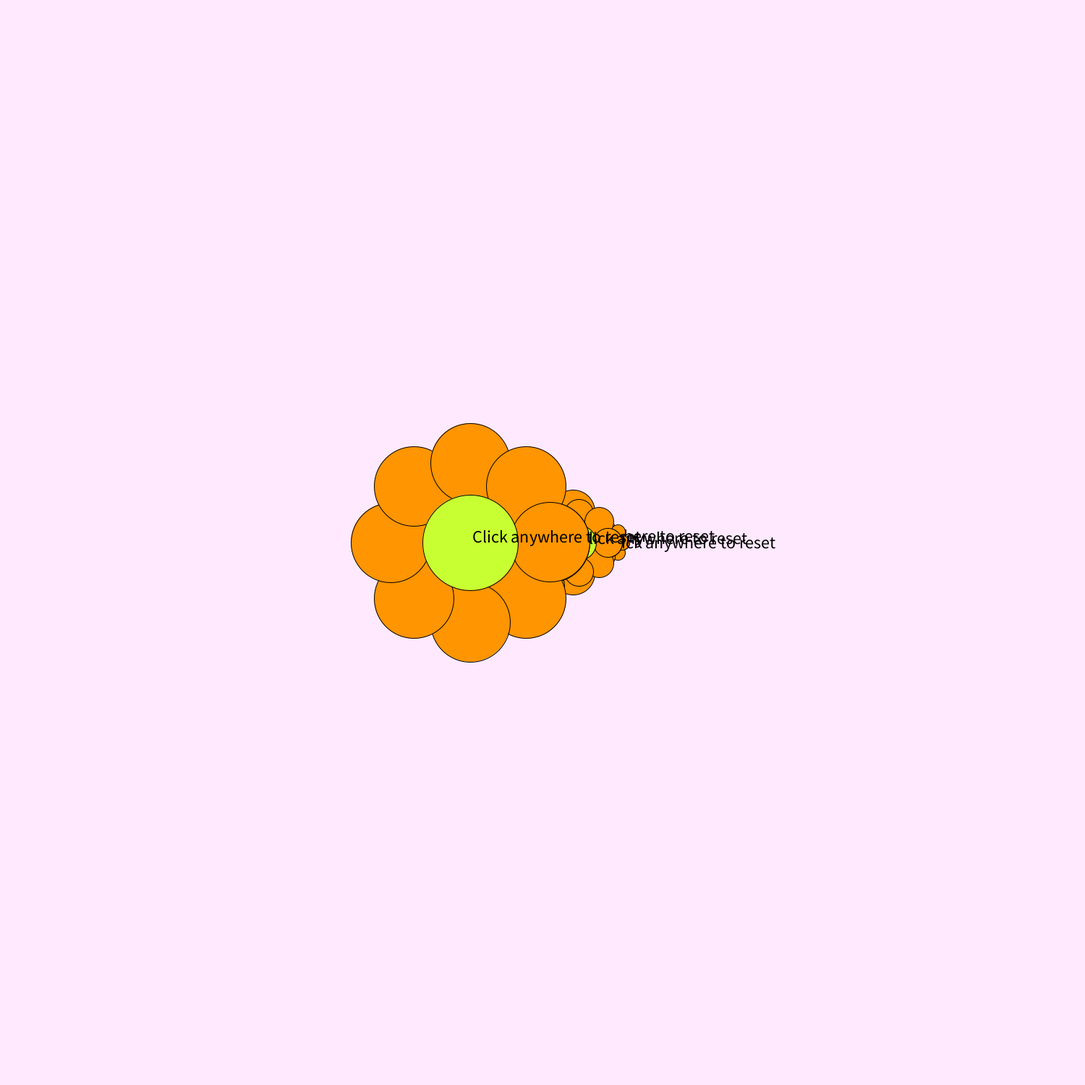
Frame 1 (no input)
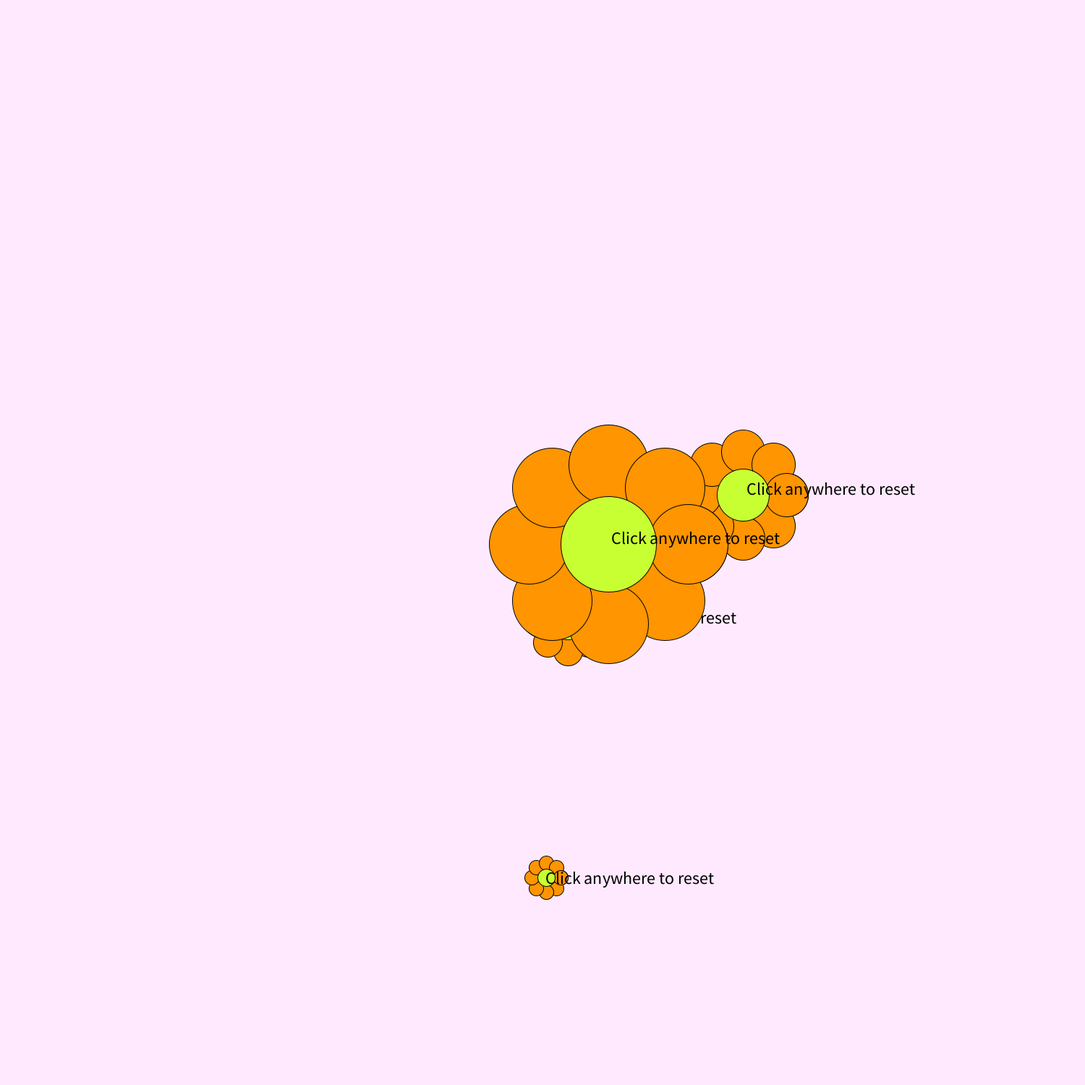
Frame 60 (the mouse pressed at the canvas centre just before this capture)
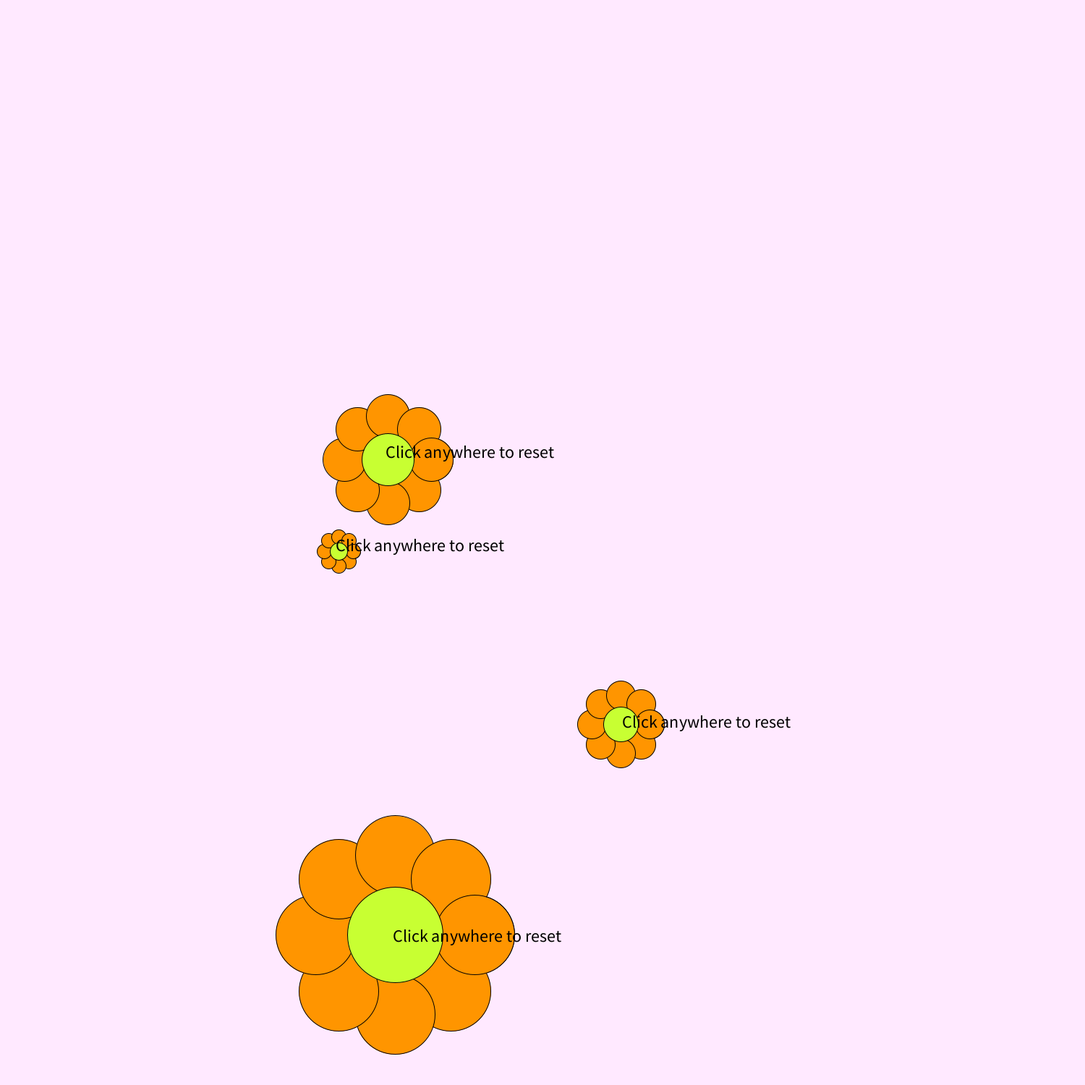
Frame 120 (the mouse held since frame 60 and released just before this capture)

The Processing sketch that drew these frames (run headless with seeded random() and noise(); from frame 60 on, the mouse is pressed at the canvas centre):

// Processing sketch: flowerObject
// ── flowerObject.pde
Flower myFlower0;    // Den første flower class
Flower myFlower1;    // Den anden flower class
Flower myFlower2;    // Den tredje flower class
Flower myFlower3;    // Den fjerde flower class

void setup() {
  size(1500, 1500);    // Canvas size

  // Integer variabler
  int r0 = 60;
  int r1 = 20;
  int r2 = 40;
  int r3 = 110;
  int petals = 8;
  int pc = #FF9500;

  // Float variabler
  float x = width/2;
  float y = height/2;

  // Fremkaldning af myFlower1- 2 og 3. Hvorved der gives nye variabler
  myFlower0 = new Flower(r0, petals, x, y, pc);
  myFlower1 = new Flower(r1, petals, x+random(-100, 100), y, pc);
  myFlower2 = new Flower(r2, petals, x + 50, y, pc);
  myFlower3 = new Flower(r3, petals, x - 100, y, pc);
}

void draw() {
  background(#FFE9FF);    // Canvas farve

  // Sammensætning af classes med myFlower1
  myFlower0.display();
  myFlower0.move();
  myFlower0.boundaries();
  myFlower0.ColorChange();
  myFlower0.guide();

  // Sammensætning af classes med myFlower2
  myFlower1.display();
  myFlower1.move2();
  myFlower1.boundaries();
  myFlower1.ColorChange();
  myFlower1.guide();

  // Sammensætning af classes med myFlower3
  myFlower2.display();  
  myFlower2.move3();
  myFlower2.boundaries();
  myFlower2.ColorChange();
  myFlower2.guide();

  // Sammensætning af classes med myflower4
  myFlower3.display();  
  myFlower3.move3();
  myFlower3.boundaries();
  myFlower3.ColorChange();
  myFlower3.guide();
}

void mousePressed() {
  myFlower0.reset();
  myFlower1.reset();
  myFlower2.reset();
  myFlower3.reset();
}

// ── FlowerClass.pde
// Credit to Lukas Harkamp for helping ^_^
class Flower {

  // Float variabler
  float r;
  float x; 
  float y;
  float SpeedX = random(-5, 10);
  float SpeedY = random(-5, 10);

  // Integer variabler
  int n_petals;
  int petalColor;

  Flower(float temp_r, int temp_n_petals, float temp_x, float temp_y, int temp_petalColor) {
    r = temp_r;
    n_petals = temp_n_petals;
    x = temp_x;
    y = temp_y;
    petalColor = temp_petalColor;
  }

  void display () {
    float CenterX;
    float CenterY;

    fill(petalColor);
    for (float i=0; i<PI*2; i+=2*PI/n_petals) {
      CenterX = x + r*cos(i);
      CenterY = y + r*sin(i);

      ellipse(CenterX, CenterY, r, r);
    }

    fill(200, 255, 50);
    ellipse(x, y, r*1.2, r*1.2);
  }

  // Der laves 3 forskellige move classes, da de ikke skal bevæge sig med samme hastighed
  void move() {    // Class for at give bevægelse til x og y koordinatet
    x += SpeedX;
    y += SpeedY;
  }

  void move2 () {    // Class for at give bevægelse til x og y koordinatet
    x += SpeedX;
    y += SpeedY;
  }

  void move3 () {    // Class for at give bevægelse til x og y koordinatet
    x += SpeedX;
    y += SpeedY;
  }

  void move4 () {    // Class for at give bevægelse til x og y koordinatet
    x += SpeedX;
    y += SpeedY;
  }

  void boundaries() {    // Class for at blomsterne bouncer på siderne af canvas
    if (x > width - r || x < 0 + r) {
      SpeedX = SpeedX * -1.05;    // Hver gang den rammer siderne, forøges hastigheden med 5%
    }
    if (y > height - r || y < 0 + r) {
      SpeedY = SpeedY * -1.05;    // Hver gang den rammer siderne, forøges hastigheden med 5%
    }
  }

  void ColorChange() {    // Class for at blomsterne skifter farver når de rammer en af siderne
    if (x > width - r || x < 0 + r) {
      petalColor = int(random(#000000, #FFFFFF));    // Hver gang den rammer siderne, ændres farverne
    }
    if (y > height - r || y < 0 + r) {
      petalColor = int(random(#000000, #FFFFFF));    // Hver gang den rammer siderne, ændres farverne
    }
  }

  void guide() {
    textMode(CENTER);
    textSize(24);
    fill(#000000);
    text("Click anywhere to reset", x , y);
  }

  void reset() {
    x = width/2;
    y = height/2;
    SpeedX = random(-5, 10);
    SpeedY = random(-5, 10);
    petalColor = #FF9500;
  }
}
